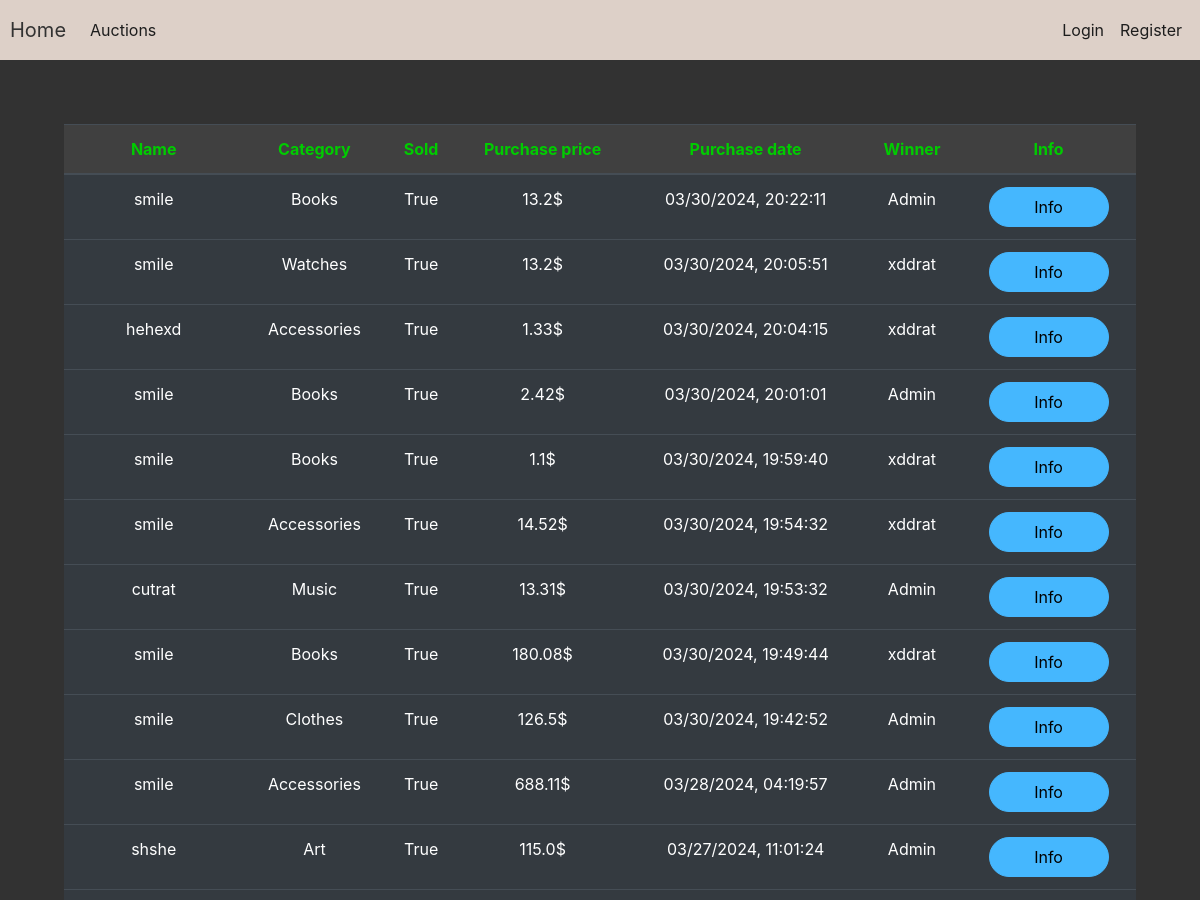
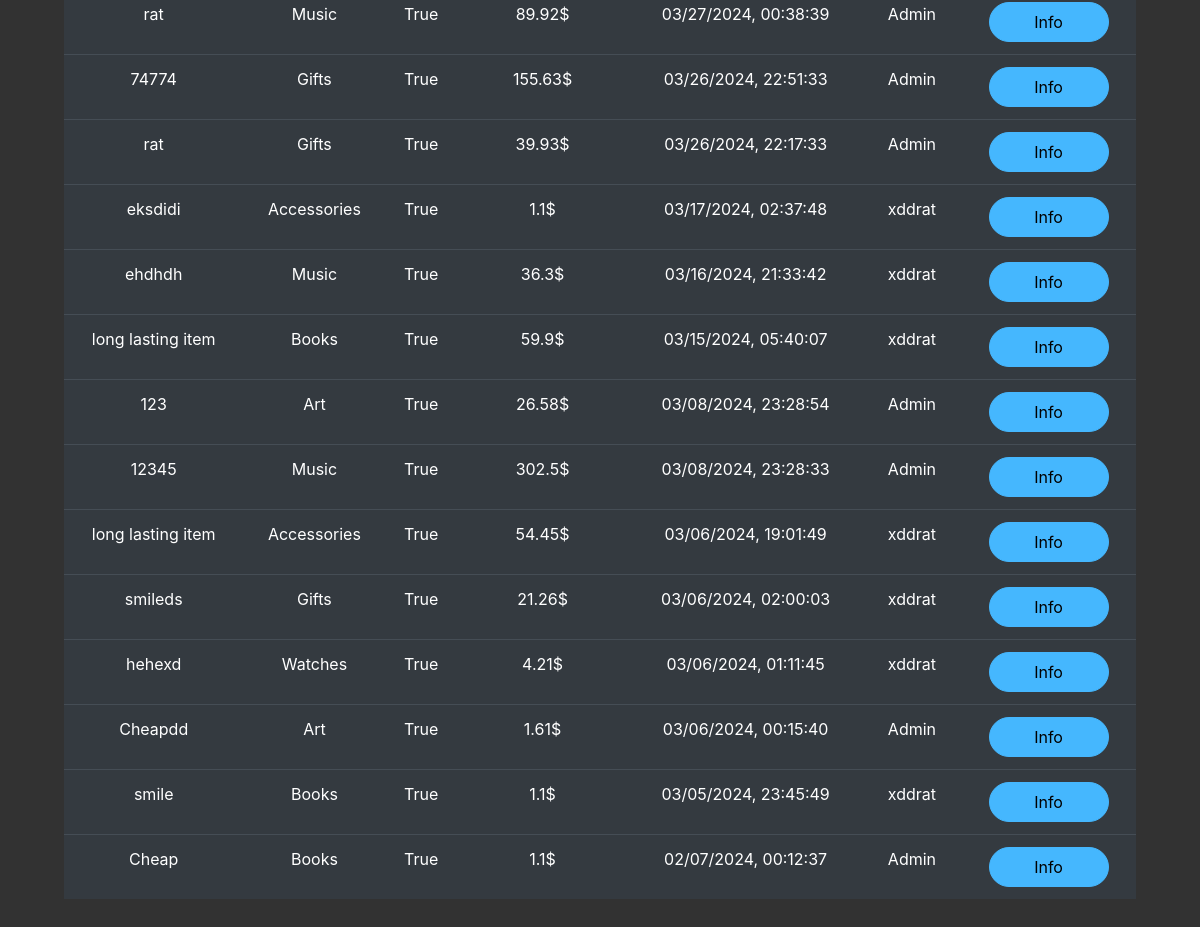
The app's page /recently_sold, older data (2 pictures, top to bottom).
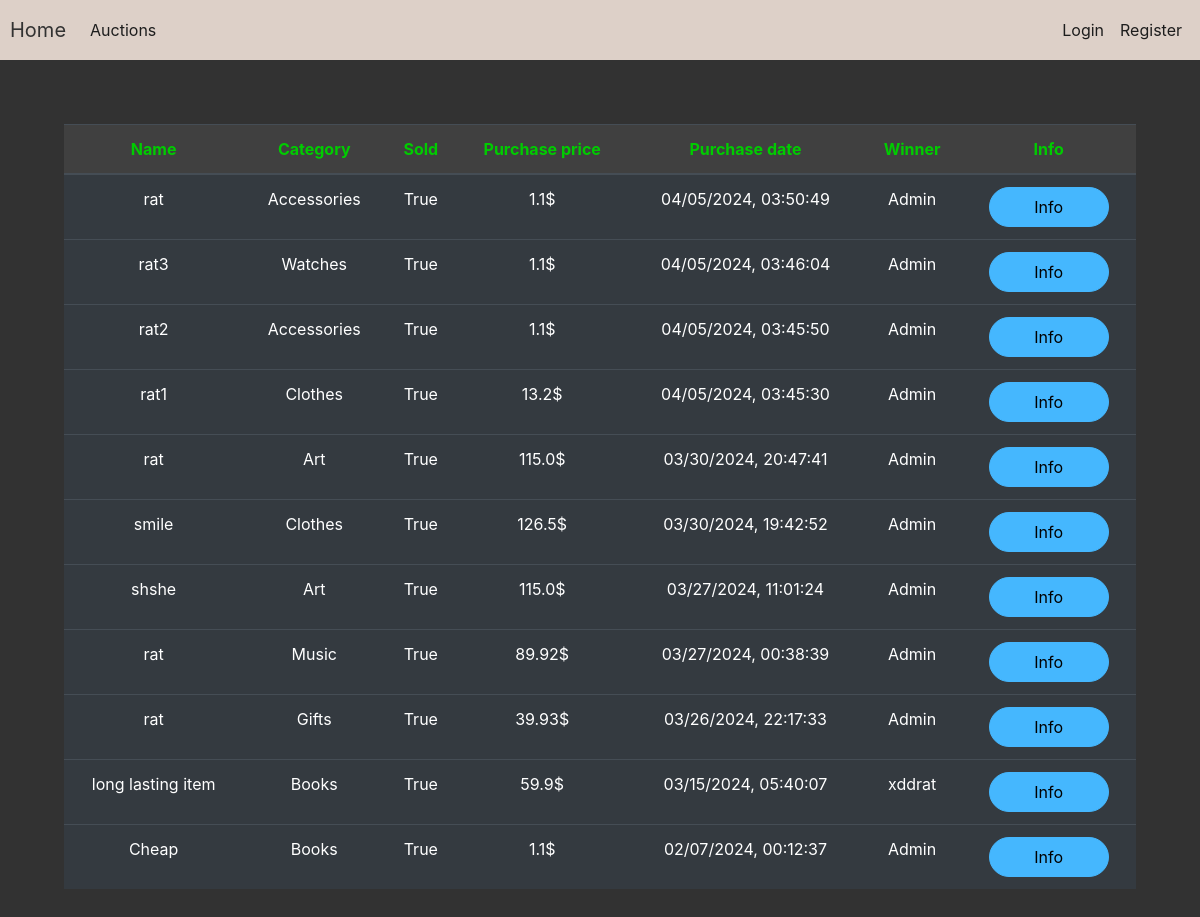
The same page, newer data.
### auction/models.py (models this page shows, shortened)
class Item(db.Model):
    id = db.Column(db.Integer(),primary_key=True)
    name = db.Column(db.String(length=30),nullable=False,unique=True)
    description = db.Column(db.String(length=1024),nullable=False)
    start = db.Column(db.String(length=30),nullable=False)
    end = db.Column(db.String(length=30), nullable=False)
    current_bid = db.Column(db.Float,nullable=False)
    category = db.Column(db.String(),nullable=False)
    step = db.Column(db.Float,nullable=False)
    seller_id = db.Column(db.Integer())
    bidder_id = db.Column(db.Integer())
    owner = db.Column(db.Integer(),db.ForeignKey('user.id'))
    image = db.Column(db.String(length=255))
    sold = db.Column(db.String(length=10))

### auction/routes.py (the view)
@app.route('/recently_sold', methods=['GET'])
def recently_sold_items():
    recently_sold = Item.query.filter_by(sold="True").order_by(desc(Item.end)).all()
    return render_template('recently_sold.html', recently_sold=recently_sold)

### auction/templates/recently_sold.html (shortened to what this page needs)
{% extends 'base.html' %}
{% block content %}
<div class="position-relative overflow-hidden p-3 p-md-5 m-md-3 text-center">
    <table class="table table-hover table-dark">
        <thead class="table_head">
            <tr>
                <th scope="col">Name</th>
                <th scope="col">Category</th>
                <th scope="col">Sold</th>
                <th scope="col">Purchase price</th>
                <th scope="col">Purchase date</th>
                <th scope="col">Winner</th>
                <th scope="col">Info</th>
            </tr>
        </thead>
        <tbody>
            {% for item in recently_sold %}
                <tr>
                    <td>{{ item.name[:-6] }}</td>
                    <td>{{ item.category }}</td>
                    <td>{{ item.sold }}</td>
                    <td>{{ item.current_bid }}$</td>
                    <td>{{ item.end }}</td>
                    <td>{{ item.bidder_id }}</td>
                    <td><button class="btn btn-outline btn-info" data-toggle="modal" data-target="#Modal-MoreInfo-{{ item.id }}">Info</button></td>
                </tr>
            {% endfor %}
        </tbody>
    </table>
</div>
{% endblock %}

Row changes from the older to the newer data that the page shows:
removed Item: name "smile", category "Books", sold "True", current_bid "13.2", end "03/30/2024, 20:22:11", bidder_id "Admin"
removed Item: name "smile", category "Watches", sold "True", current_bid "13.2", end "03/30/2024, 20:05:51", bidder_id "xddrat"
removed Item: name "hehexd", category "Accessories", sold "True", current_bid "1.33", end "03/30/2024, 20:04:15", bidder_id "xddrat"
removed Item: name "smile", category "Books", sold "True", current_bid "2.42", end "03/30/2024, 20:01:01", bidder_id "Admin"
removed Item: name "smile", category "Books", sold "True", current_bid "1.1", end "03/30/2024, 19:59:40", bidder_id "xddrat"
removed Item: name "smile", category "Accessories", sold "True", current_bid "14.52", end "03/30/2024, 19:54:32", bidder_id "xddrat"
removed Item: name "cutrat", category "Music", sold "True", current_bid "13.31", end "03/30/2024, 19:53:32", bidder_id "Admin"
removed Item: name "smile", category "Books", sold "True", current_bid "180.08", end "03/30/2024, 19:49:44", bidder_id "xddrat"
removed Item: name "smile", category "Accessories", sold "True", current_bid "688.11", end "03/28/2024, 04:19:57", bidder_id "Admin"
removed Item: name "74774", category "Gifts", sold "True", current_bid "155.63", end "03/26/2024, 22:51:33", bidder_id "Admin"
removed Item: name "eksdidi", category "Accessories", sold "True", current_bid "1.1", end "03/17/2024, 02:37:48", bidder_id "xddrat"
removed Item: name "ehdhdh", category "Music", sold "True", current_bid "36.3", end "03/16/2024, 21:33:42", bidder_id "xddrat"
removed Item: name "123", category "Art", sold "True", current_bid "26.58", end "03/08/2024, 23:28:54", bidder_id "Admin"
removed Item: name "12345", category "Music", sold "True", current_bid "302.5", end "03/08/2024, 23:28:33", bidder_id "Admin"
removed Item: name "long lasting item", category "Accessories", sold "True", current_bid "54.45", end "03/06/2024, 19:01:49", bidder_id "xddrat"
removed Item: name "smileds", category "Gifts", sold "True", current_bid "21.26", end "03/06/2024, 02:00:03", bidder_id "xddrat"
removed Item: name "hehexd", category "Watches", sold "True", current_bid "4.21", end "03/06/2024, 01:11:45", bidder_id "xddrat"
removed Item: name "Cheapdd", category "Art", sold "True", current_bid "1.61", end "03/06/2024, 00:15:40", bidder_id "Admin"
removed Item: name "smile", category "Books", sold "True", current_bid "1.1", end "03/05/2024, 23:45:49", bidder_id "xddrat"
added Item: name "rat", category "Accessories", sold "True", current_bid "1.1", end "04/05/2024, 03:50:49", bidder_id "Admin"
added Item: name "rat3", category "Watches", sold "True", current_bid "1.1", end "04/05/2024, 03:46:04", bidder_id "Admin"
added Item: name "rat2", category "Accessories", sold "True", current_bid "1.1", end "04/05/2024, 03:45:50", bidder_id "Admin"
added Item: name "rat1", category "Clothes", sold "True", current_bid "13.2", end "04/05/2024, 03:45:30", bidder_id "Admin"
now on this page (row edited): Item: name "rat", category "Art", sold "True", current_bid "115.0", end "03/30/2024, 20:47:41", bidder_id "Admin"
